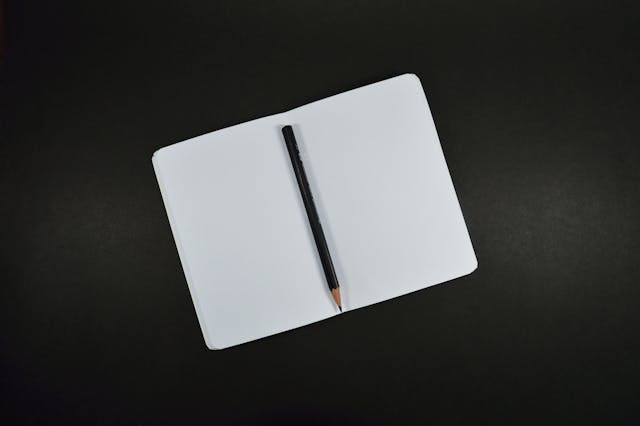
#> input picture OpenCV/book.jpg, 640 x 426 px
$ jupyter execute '13. 이미지 변형 (이진화).ipynb'
#> lines starting #> are read from the running program, lines starting #| are printed output that depends on the picture; after the words box and inside, x2 and y2 are one past the last pixel; in counts of white or black regions, pixels touching at a corner belong together
# 13. 이미지 변형 (이진화)

[cell 1]
import cv2

img = cv2.imread('book.jpg', cv2.IMREAD_GRAYSCALE)
#> img: shape (426, 640); min 0, max 248, mean 64

ret, binary = cv2.threshold(img, 127, 255, cv2.THRESH_BINARY)
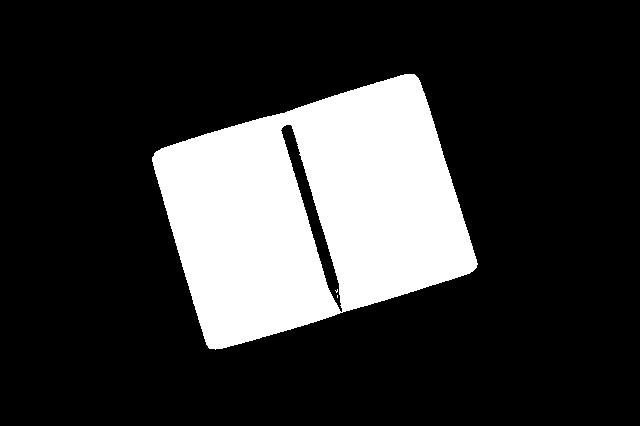
#> binary: shape (426, 640); 21% white; 3 white regions (2 under 20 px), largest, box (x1, y1, x2, y2) and area: (152, 74, 478, 350) 57286

cv2.imshow('img', img)
cv2.imshow('binary', binary)
cv2.waitKey(0)
cv2.destroyAllWindows()

## Trackbar ( 값 변화에 따른 변형 확인)

[cell 2]
import cv2

def empty(pos):
    print(pos)
    pass

img = cv2.imread('book.jpg', cv2.IMREAD_GRAYSCALE)

name = 'Trackbar'
cv2.namedWindow(name)

cv2.createTrackbar('threshold', name, 127, 255, empty) # bar 이름, 창의 이름, 초기값, 최대값, 이벤트 처리

while True:
    thresh = cv2.getTrackbarPos('threshold', name) # bar 이름, 창의 이름
    ret, binary = cv2.threshold(img, thresh, 255, cv2.THRESH_BINARY)
#> ret = 127

    if not ret:
        break

    cv2.imshow(name, binary)
    if cv2.waitKey(1) == ord('q'):
#> (key q is pressed here)
        break

cv2.destroyAllWindows()

### 그림판에서 제작한 이미지로 확인

[cell 3]
import cv2

def empty(pos):
    print(pos)
    pass

img = cv2.imread('threshold.png', cv2.IMREAD_GRAYSCALE)

name = 'Trackbar'
cv2.namedWindow(name)

cv2.createTrackbar('threshold', name, 127, 255, empty) # bar 이름, 창의 이름, 초기값, 최대값, 이벤트 처리

while True:
    thresh = cv2.getTrackbarPos('threshold', name) # bar 이름, 창의 이름
    ret, binary = cv2.threshold(img, thresh, 255, cv2.THRESH_BINARY)

    if not ret:
        break

    cv2.imshow('img', img)
    cv2.imshow(name, binary)
    if cv2.waitKey(1) == ord('q'):
#> (key q is pressed here)
        break

cv2.destroyAllWindows()

[cell 4]
import cv2

img = cv2.imread('threshold.png', cv2.IMREAD_GRAYSCALE)

ret, binary1 = cv2.threshold(img, 0, 255, cv2.THRESH_BINARY) # 진한 회색, 밝은 회색, 흰색
ret, binary2 = cv2.threshold(img, 127, 255, cv2.THRESH_BINARY) # 밝은 회색, 흰색
ret, binary3 = cv2.threshold(img, 195, 255, cv2.THRESH_BINARY) # 흰색

cv2.imshow('img', img)
cv2.imshow('binary1', binary1)
cv2.imshow('binary2', binary2)
cv2.imshow('binary3', binary3)
cv2.waitKey(0)
cv2.destroyAllWindows()

## Adaptive Threshold
이미지를 작은 영역으로 나누어서 임계치 적용

[cell 5]
import cv2

def empty(pos):
    print(pos)
    pass

img = cv2.imread('book.jpg', cv2.IMREAD_GRAYSCALE)

name = 'Trackbar'
cv2.namedWindow(name)

# bar 이름, 창의 이름, 초기값, 최대값, 이벤트 처리
cv2.createTrackbar('block_size', name, 25, 100, empty) # 홀수만 가능, 1보다는 큰 값
cv2.createTrackbar('c', name, 3, 10, empty) # 일반적으로 양수의 값을 사용

while True:
    block_size = cv2.getTrackbarPos('block_size', name) # bar 이름, 창의 이름
    c = cv2.getTrackbarPos('c', name)

    if block_size <= 1: # 1 이하면 3으로
        block_size = 3

    if block_size % 2 == 0: # 짝수이면 홀수로
        block_size += 1

    binary = cv2.adaptiveThreshold(img, 255, cv2.ADAPTIVE_THRESH_MEAN_C, cv2.THRESH_BINARY, block_size, c)
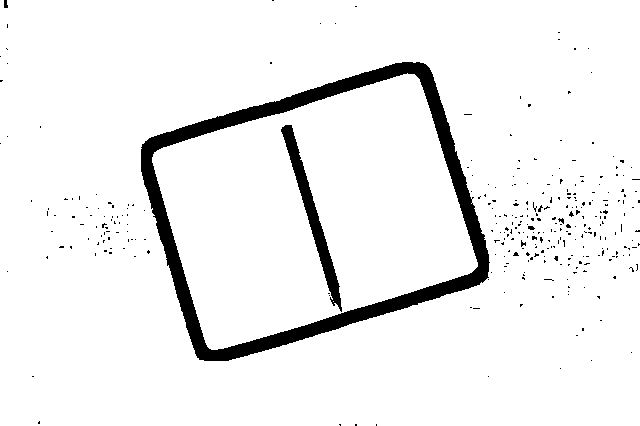
#> binary: shape (426, 640); 94% white; 309 black regions (304 under 20 px), largest, box (x1, y1, x2, y2) and area: (141, 62, 490, 361) 13153, (281, 125, 342, 312) 1989, (4, 0, 8, 8) 27, (528, 226, 535, 230) 22, (558, 218, 564, 224) 20

    cv2.imshow(name, binary)
    if cv2.waitKey(1) == ord('q'):
#> (key q is pressed here)
        break

cv2.destroyAllWindows()

## 오츠 알고리즘

Bimodal Image에 사용하기 적합(최적의 임계치를 자동으로 발견)

[cell 6]
import cv2

img = cv2.imread('book.jpg', cv2.IMREAD_GRAYSCALE)

ret, binary = cv2.threshold(img, 127, 255, cv2.THRESH_BINARY)
ret, otsu = cv2.threshold(img, -1, 255, cv2.THRESH_BINARY | cv2.THRESH_OTSU)
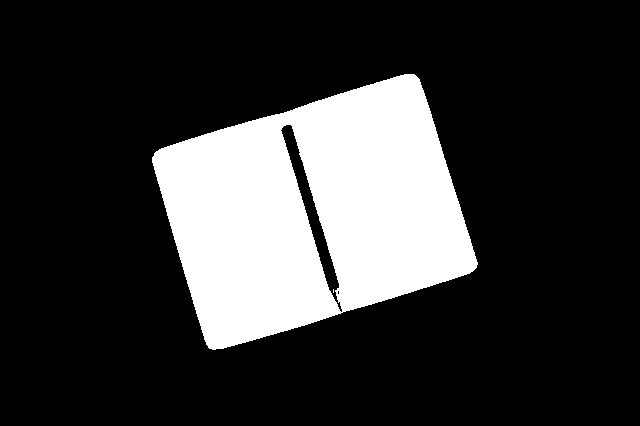
#> otsu: shape (426, 640); 21.1% white; 2 white regions (1 under 20 px), largest, box (x1, y1, x2, y2) and area: (152, 74, 478, 350) 57453
#> ret = 114
print('ostu threshold ', ret)
#| ostu threshold  114.0

cv2.imshow('img', img)
cv2.imshow('binary', binary)
cv2.imshow('otsu', otsu)

cv2.waitKey(0)
cv2.destroyAllWindows()

$ run again, with OpenCV/poker.jpg copied over OpenCV/book.jpg
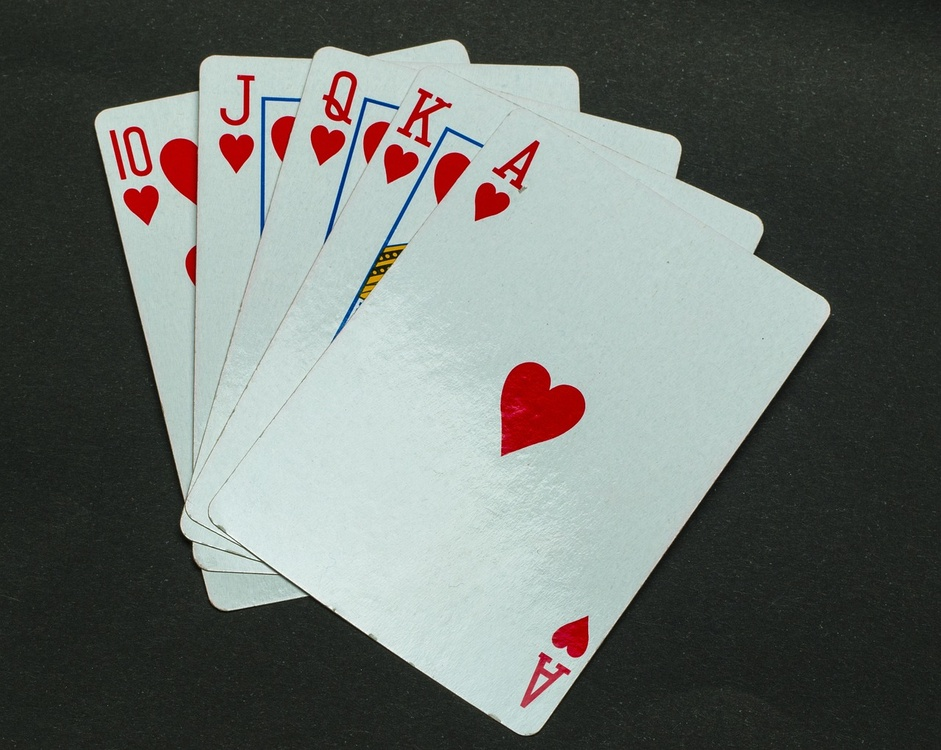
#> input picture OpenCV/poker.jpg, 941 x 750 px, shrunk from 1280 x 1020 before the run
#> `ret, binary = cv2.threshold(img, 127, 255, cv2.THRESH_BINARY)`:
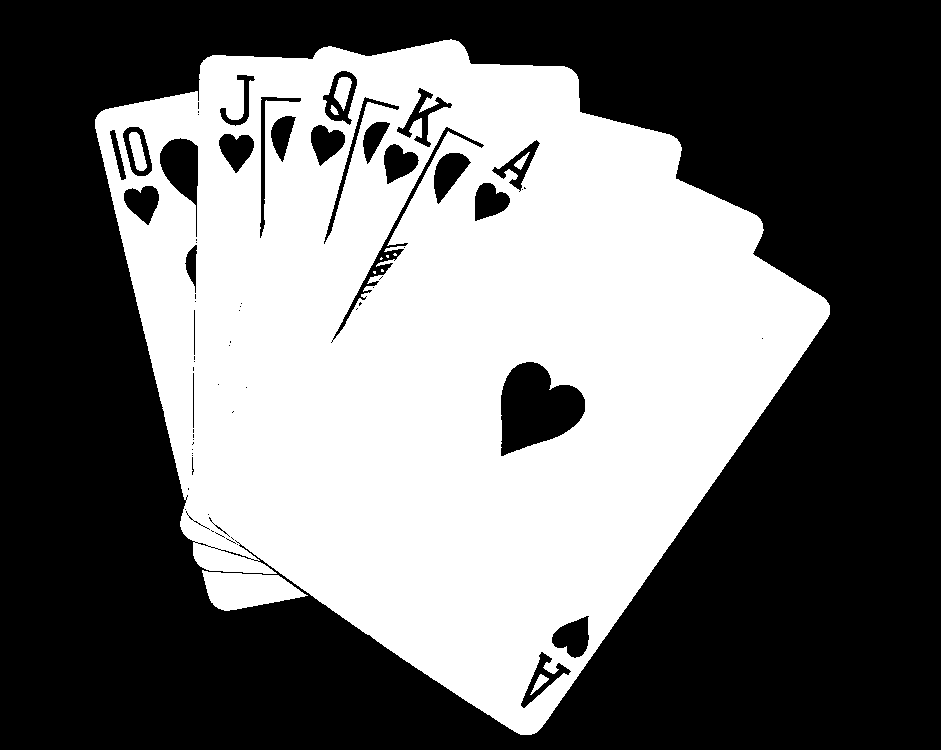
#> binary: shape (750, 941); 43.4% white; 12 white regions (5 under 20 px), largest, box (x1, y1, x2, y2) and area: (95, 39, 830, 735) 302735, (202, 570, 308, 611) 2784, (129, 132, 147, 171) 420
#> `ret, binary = cv2.threshold(img, thresh, 255, cv2.THRESH_BINARY)`: ret = 127
#> `binary = cv2.adaptiveThreshold(img, 255, cv2.ADAPTIVE_THRESH_MEAN_C, c..`:
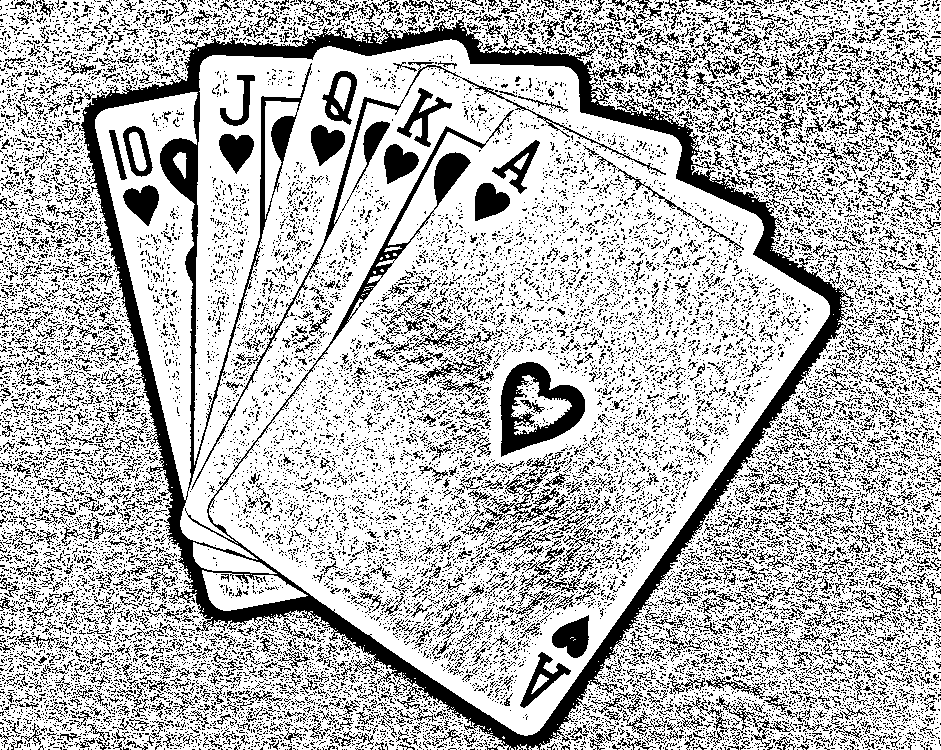
#> binary: shape (750, 941); 72.4% white; 21957 black regions (20546 under 20 px), largest, box (x1, y1, x2, y2) and area: (62, 15, 854, 750) 44179, (500, 362, 585, 457) 3595, (191, 62, 666, 490) 2227
#> otsu: shape (750, 941); 43.5% white; 11 white regions (5 under 20 px), largest, box (x1, y1, x2, y2) and area: (95, 39, 830, 736) 305937, (129, 132, 147, 171) 425, (334, 77, 352, 111) 368, (530, 673, 549, 695) 144, (514, 152, 530, 170) 103, (330, 105, 339, 115) 51
#> `ret, otsu = cv2.threshold(img, -1, 255, cv2.THRESH_BINARY | cv2.THRESH..`: ret = 121
#| ostu threshold  121.0
